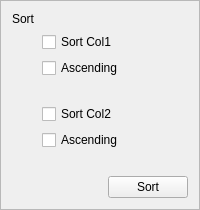
                        <widget  class="QFrame"  name="wSort">
                        <property  name="frameShape">
                            <enum>QFrame::StyledPanel</enum>
                        </property>
                        <property  name="frameShadow">
                            <enum>QFrame::Raised</enum>
                        </property>
                        <property  name="lineWidth">
                            <number>3</number>
                        </property>
                        <layout  class="QVBoxLayout"  name="vlBB">
                            <item>
                            <widget  class="QLabel"  name="label_sort">
                                <property  name="text">
                                <string>Sort</string>
                                </property>
                            </widget>
                            </item>
                            <item>
                                <layout  class="QVBoxLayout"  name="vlSortBox1">

                                    <item>
                                        <layout  class="QHBoxLayout"  name="hlTmp">

                                            <item>
                                                <spacer  name="horizontalSpacer_2">
                                                    <property  name="orientation">
                                                    <enum>Qt::Horizontal</enum>
                                                    </property>
                                                    
                                                    <property name="sizeType">
                                                        <enum>QSizePolicy::Fixed</enum>
                                                    </property>
                                                    
                                                    <property  name="sizeHint"  stdset="0">
                                                    <size>
                                                        <width>30</width>
                                                        <height>20</height>
                                                    </size>
                                                    </property>
                                                </spacer>
                                            </item>

                                            <item>
                                                <widget  class="QCheckBox"  name="check_sort1">
                                                    <property  name="text">
                                                    <string>Sort Col1</string>
                                                    </property>
                                                </widget>
                                            </item>
                                            
                                        </layout>
                                    </item>
                                            
                                    <item>
                                        <layout  class="QHBoxLayout"  name="hlTmp">

                                            <item>
                                                <spacer  name="horizontalSpacer_2">
                                                    <property  name="orientation">
                                                    <enum>Qt::Horizontal</enum>
                                                    </property>
                                                    
                                                    <property name="sizeType">
                                                        <enum>QSizePolicy::Fixed</enum>
                                                    </property>
                                                    
                                                    <property  name="sizeHint"  stdset="0">
                                                    <size>
                                                        <width>30</width>
                                                        <height>20</height>
                                                    </size>
                                                    </property>
                                                </spacer>
                                            </item>
                                            
                                            <item>
                                                <widget  class="QCheckBox"  name="check_asc1">
                                                    <property  name="text">
                                                    <string>Ascending</string>
                                                    </property>
                                                </widget>
                                            </item>
                                            
                                        </layout>
                                    </item>
                                    
                                    <item>
                                        <layout  class="QHBoxLayout"  name="horizontalLayout_5">
                                            <item>
                                                <spacer  name="horizontalSpacer_5">
                                                    <property  name="orientation">
                                                    <enum>Qt::Horizontal</enum>
                                                    </property>

                                                    <property name="sizeType">
                                                        <enum>QSizePolicy::Fixed</enum>
                                                    </property>
                                                    
                                                    <property  name="sizeHint"  stdset="0">
                                                    <size>
                                                        <width>30</width>
                                                        <height>20</height>
                                                    </size>
                                                    </property>
                                                </spacer>
                                            </item>
                                            <item>
                                                <layout  class="QVBoxLayout"  name="vlComboSort1"/>
                                            </item>
                                        </layout>
                                    </item>
                                    
                                </layout>
                            </item>

                            <item>
                                <layout  class="QVBoxLayout"  name="vlSortBox2">
                                    <item>
                                        <layout  class="QHBoxLayout"  name="vlTmp2">
                                            <item>
                                                <spacer  name="horizontalSpacer_3">
                                                    <property  name="orientation">
                                                    <enum>Qt::Horizontal</enum>
                                                    </property>
                                                    
                                                    <property name="sizeType">
                                                        <enum>QSizePolicy::Fixed</enum>
                                                    </property>
                                                    
                                                    <property  name="sizeHint"  stdset="0">
                                                    <size>
                                                        <width>30</width>
                                                        <height>20</height>
                                                    </size>
                                                    </property>
                                                </spacer>
                                            </item>
                                            <item>
                                                <widget  class="QCheckBox"  name="check_sort2">
                                                    <property  name="text">
                                                    <string>Sort Col2</string>
                                                    </property>
                                                </widget>
                                            </item>
                                        </layout>
                                    </item>  

                                    <item>
                                        <layout  class="QHBoxLayout"  name="vlTmp2">
                                            <item>
                                                <spacer  name="horizontalSpacer_3">
                                                    <property  name="orientation">
                                                    <enum>Qt::Horizontal</enum>
                                                    </property>
                                                    
                                                    <property name="sizeType">
                                                        <enum>QSizePolicy::Fixed</enum>
                                                    </property>
                                                    
                                                    <property  name="sizeHint"  stdset="0">
                                                    <size>
                                                        <width>30</width>
                                                        <height>20</height>
                                                    </size>
                                                    </property>
                                                </spacer>
                                            </item>
                                            
                                            <item>
                                                <widget  class="QCheckBox"  name="check_asc2">
                                                    <property  name="text">
                                                    <string>Ascending</string>
                                                    </property>
                                                </widget>
                                            </item>
                                        </layout>
                                    </item>  

                                    <item>
                                        <layout  class="QHBoxLayout"  name="horizontalLayout_5">
                                            <item>
                                            <spacer  name="horizontalSpacer_5">
                                                <property  name="orientation">
                                                <enum>Qt::Horizontal</enum>
                                                </property>

                                                <property name="sizeType">
                                                    <enum>QSizePolicy::Fixed</enum>
                                                </property>
                                                
                                                <property  name="sizeHint"  stdset="0">
                                                <size>
                                                    <width>30</width>
                                                    <height>20</height>
                                                </size>
                                                </property>
                                            </spacer>
                                            </item>
                                            <item>
                                                <layout  class="QVBoxLayout"  name="vlComboSort2"/>
                                            </item>
                                        </layout>
                                    </item>                                    
                                </layout>
                            </item>
                            
                            <item>
                                <layout  class="QHBoxLayout"  name="hlSortBtn">
                                <item>
                                    <spacer  name="horizontalSpacer_8">
                                    <property  name="orientation">
                                        <enum>Qt::Horizontal</enum>
                                    </property>
                                    
                                    <property  name="sizeHint"  stdset="0">
                                        <size>
                                        <width>40</width>
                                        <height>20</height>
                                        </size>
                                    </property>
                                    </spacer>
                                </item>
                                <item>
                                    <widget  class="QPushButton"  name="sortBtn">
                                    <property  name="text">
                                        <string>Sort</string>
                                    </property>
                                    </widget>
                                </item>
                                </layout>
                            </item>
                            
                        </layout>
                        </widget>
